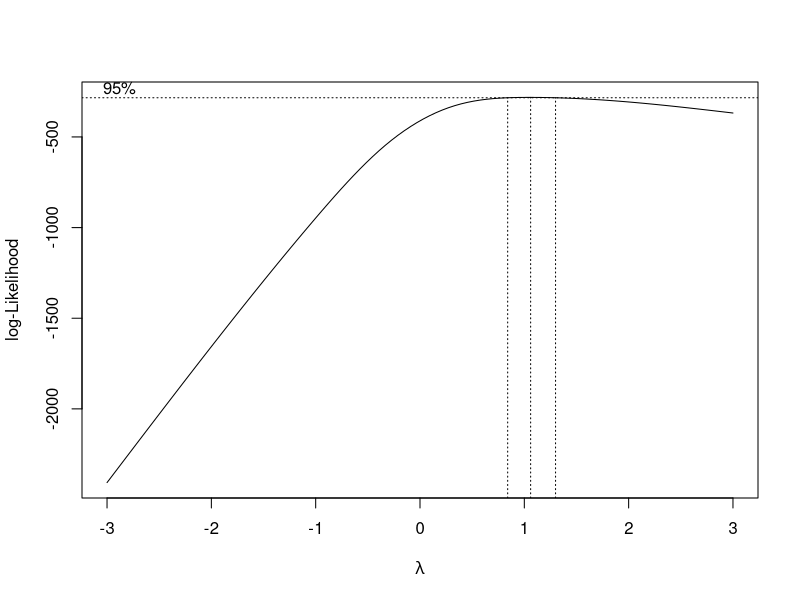
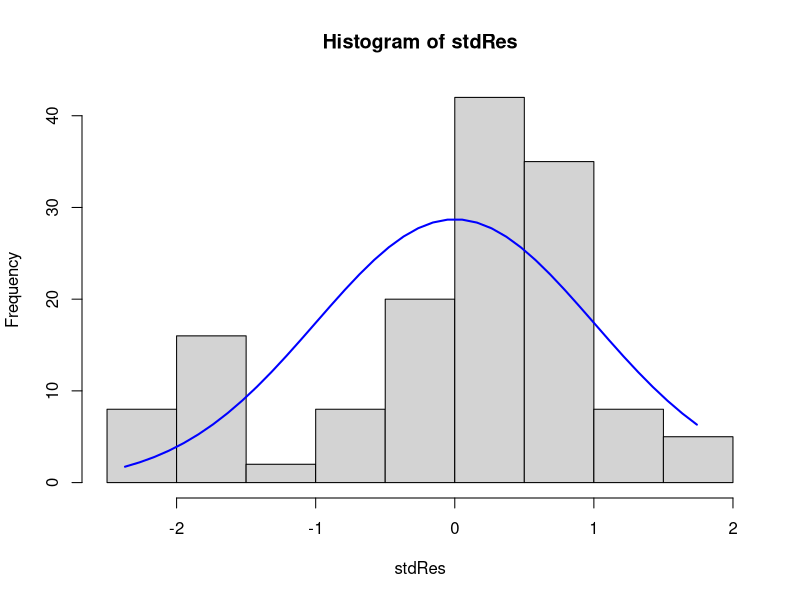
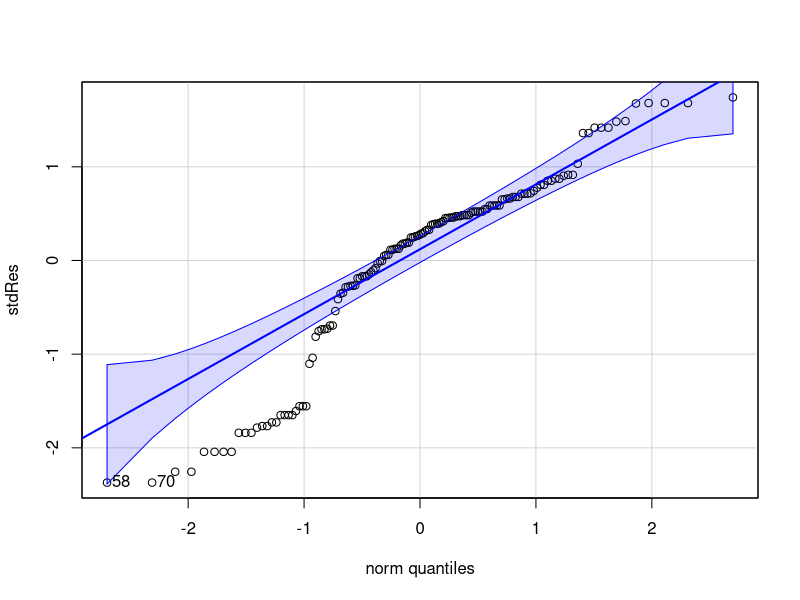

Write the R code that produced these figures, in order.
library(MASS)
library(car)
library(stats)
library(ggplot2)
library(lattice)


loc <- c(rep("DN",16), rep("SG",32), rep("HL",24))
seas <- c(rep("DRY",72), rep("WET",72))
DO <- c(5.6,5.3,5.3,4.9,3.7,6,5.6,5.5,5.7,6.0,5.5,5.4,3.6,5.9,5.5,5.4,
        5.5,5,4.3,4.2,3.9,1.5,0.01,3.6,0.2,1.7,2.4,0.01,0.2,3.6,3.3,5.5,
        5.5,5,4.3,4.2,3.9,1.6,0.01,3.5,0.2,1.7,2.4,0.01,0.1,3.1,3.6,5.2,
        5.5,4,5.4,5.8,5.4,6,5.5,5.7,5.9,0.8,1.7,4.6,5.3,3.5,5.4,
        5.7,5.1,6,5.4,5.7,5.9,0.8,1.7,4.2,
        6.6,6.2,5.7,5.4,4.7,6.2,6.1,5.9,6.3,6.1,5.6,5.3,4.7,6.4,6,6,
        5.8,5.7,5.1,4.6,4.4,3.2,0.01,4.1,0.6,2.6,3.2,0.01,0.4,4.2,4.2,6.1,
        5.7,5.7,4.9,4.6,4.6,3.2,0.01,4.7,0.6,2.9,3.3,0.01,0.5,4.4,3.9,6.2,
        6,5.1,5.9,5.8,5.8,6.4,6.2,6.1,6.2,1.7,2.5,5.7,
        6.1,5,6.1,6.3,5.9,6.3,6.1,6.1,6.2,1.7,2.5,5)


mydata <- data.frame(loc, seas, DO)



#ACTUAL DATA FRAME...... needed the NA's to make the repeats, now taking them out
location = mydata$loc[!is.na(mydata$DO)]
season = mydata$seas[!is.na(mydata$DO)]
Dissolve = mydata$DO[!is.na(mydata$DO)]
mydataclean <-data.frame(location, season, Dissolve)

y <- boxcox(Dissolve ~ location+season+location*season, data = mydata, lambda = seq(-3, 3, length = 10))
plot <- data.frame(y$y, y$x)
lambda = approx(x = plot[,1], y = plot[,2], xout = max(plot[,1]))

BoxDO = (Dissolve)^(lambda$y)

myfit <- lm(BoxDO ~ location+season+location*season, mydata)
stdRes <- rstandard(myfit)

h <- hist(stdRes)

#plot the normal curve on the histogram
xfit<-seq(min(stdRes),max(stdRes),length=40) 
yfit<-dnorm(xfit,mean=mean(stdRes),sd=sd(stdRes)) 
yfit <- yfit*diff(h$mids[1:2])*length(stdRes) 
lines(xfit, yfit, col="blue", lwd=2)

qqPlot(stdRes)